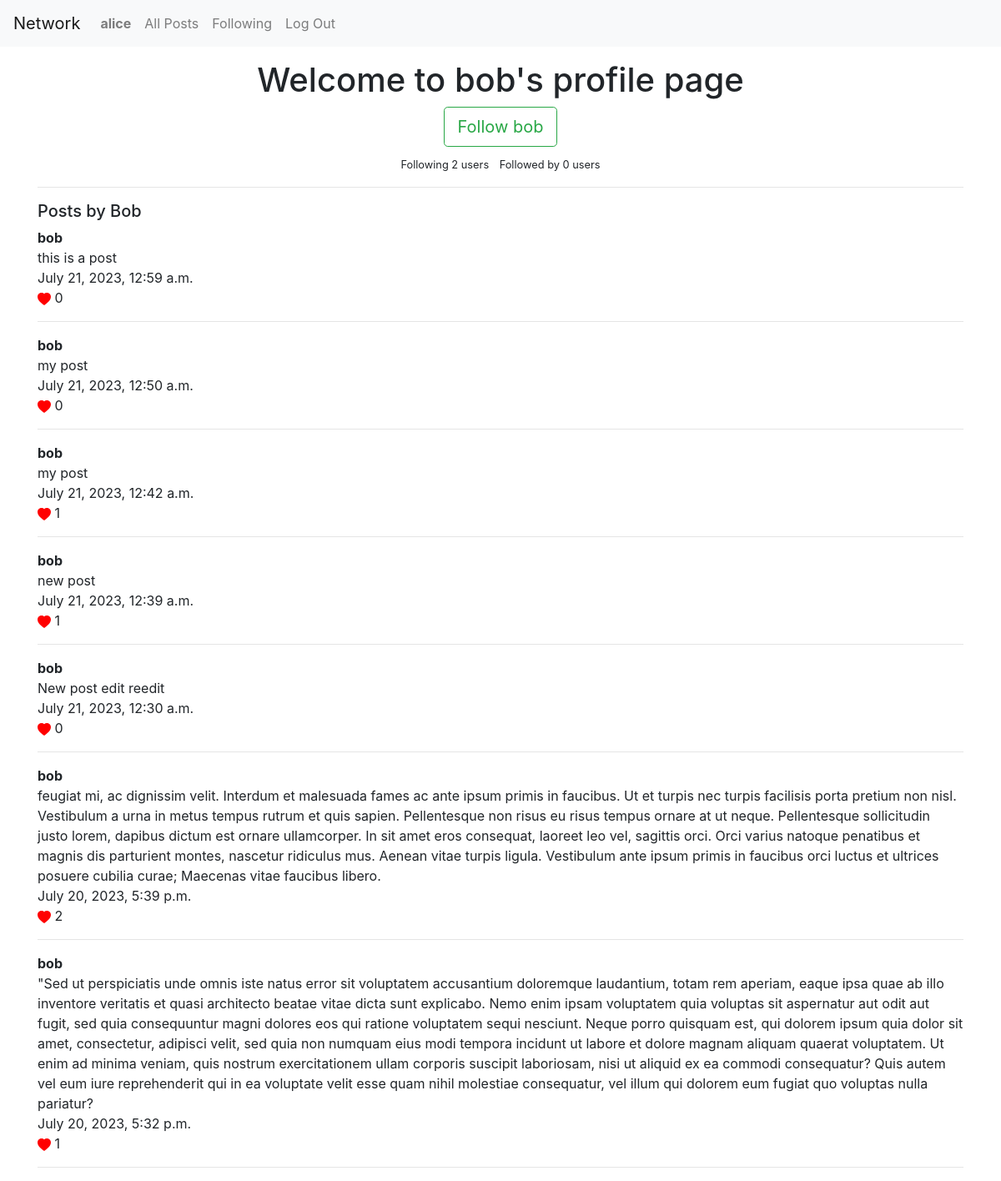
Screenshot of /profile/3 (signed in) with the database file from the repository.
### network/models.py (models this page shows, shortened)
class User(AbstractUser):
    pass

class Profile(models.Model):
    user = models.OneToOneField(User, on_delete=models.CASCADE)
    follows = models.ManyToManyField('self', related_name="followed_by", symmetrical=False, blank=True)
    def create_profile(sender, instance, created, **kwargs):
        if created:
            user_profile = Profile(user=instance)
            user_profile.save()
    post_save.connect(create_profile, sender=User)

class Post(models.Model):
    content = models.TextField(verbose_name='')
    user = models.ForeignKey(User, on_delete=models.CASCADE)
    comment = models.ForeignKey(Comment, on_delete=models.CASCADE, blank=True, null=True)
    pub_date = models.DateTimeField(auto_now_add=True)
    likes = models.ManyToManyField(User, related_name="post_like", blank=True)
    class Meta:
        ordering = ["-pub_date"]

### network/views.py (the view, shortened to what this page needs)
# urls.py: path('profile/<int:id>', views.profile, name='profile'),
def profile(request, id):
    if request.user.is_authenticated:
        try:
            profile = Profile.objects.get(id=id)
        except (KeyError, Profile.DoesNotExist):
            return render(request, "network/profile.html", {"error_message":"Error"})
        else:
            user_posts = profile.user.post_set.all()
            following = profile.follows.all()
        return render(request, "network/profile.html", {'profile': profile, 'user_posts': user_posts})
    return HttpResponseRedirect(reverse('login'))

### network/templates/network/profile.html (shortened to what this page needs)
{% extends "network/layout.html" %}
{% load crispy_forms_tags %}
{% block body %}
<div class="container">
    {% if profile %}
        {% if request.user.profile == profile %}
            <h1 class="text-center mt-3">Welcome to your profile page</h1>
        {% else %}
            <h1 class="text-center mt-3">Welcome to {{ profile.user.username }}'s profile page</h1>
            <form method="POST" class="my-2">
                <div class="col text-center">
                {% if profile in request.user.profile.follows.all %}
                <button class="btn btn-outline-danger btn-lg" type="submit" name="follow" value="unfollow">Unfollow {{ profile.user}}</button>
                {% else %}
                <button class="btn btn-outline-success btn-lg" type="submit" name="follow" value="follow">Follow {{ profile.user}}</button>
                {% endif %}
                </div>
            </form>
        {% endif %}
        <div class="text-center">
            <small class="mx-1">Following {{ profile.follows.count }} user{{ profile.follows.count|pluralize}}</small>
            <small class='mx-1'>Followed by {{ profile.followed_by.count }} user{{ profile.followed_by.count|pluralize }}</small>
        </div>
        <hr>
        {% if user_posts %}
            <p class="h5 my-2">Posts by {{ profile.user.username | capfirst}}</p>
            {% for post in user_posts %}
                <p class="m-0 font-weight-bolder">{{ post.user.username }}</p>
                <p class="m-0">{{ post.content }}</p>
                <p class="m-0">{{ post.pub_date }}</p>
                <a href="#" class="m-0">
                    <svg  xmlns="http://www.w3.org/2000/svg" width="16" height="16" fill="red" class="bi bi-heart-fill" viewBox="0 0 16 16">
                        <path fill-rule="evenodd" d="M8 1.314C12.438-3.248 23.534 4.735 8 15-7.534 4.736 3.562-3.248 8 1.314z"/>
                    </svg>
                </a>{{ post.likes.count }}
                <hr>
                {% endfor %}
        {% else %}
            <p class="h5 my-2">{{ profile.user.username|capfirst }} has no posts</p>
        {% endif %}
    {% else %}
        <h1>Profile Does not exist </h1>
        <a class="btn btn-primary btn-lg" href="{% url 'login' %}">Login</a> or <a class="btn btn-primary btn-lg" href="{% url 'register' %}">Register</a>
    {% endif %}
</div>
{% endblock %}

### network/templates/network/layout.html (shortened to what this page needs)
{% load static %}
<!DOCTYPE html>
<html lang="en">
    <head>
        <link rel="stylesheet" href="https://stackpath.bootstrapcdn.com/bootstrap/4.4.1/css/bootstrap.min.css">
        <link href="{% static 'network/styles.css' %}" rel="stylesheet">
    </head>
    <body>
        <nav class="navbar navbar-expand-lg navbar-light bg-light">
            <a class="navbar-brand" href="#">Network</a>
            <div>
              <ul class="navbar-nav mr-auto">
                {% if user.is_authenticated %}
                    <li class="nav-item">
                        <a class="nav-link" href="#"><strong>{{ user.username }}</strong></a>
                    </li>
                {% endif %}
                <li class="nav-item">
                  <a class="nav-link" href="{% url 'index' %}">All Posts</a>
                </li>
                {% if user.is_authenticated %}
                    <li class="nav-item">
                        <a class="nav-link" href="{% url 'following' %}">Following</a>
                    </li>
                    <li class="nav-item">
                        <a class="nav-link" href="{% url 'logout' %}">Log Out</a>
                    </li>
                {% endif %}
              </ul>
            </div>
          </nav>
        <div class="body">
            {% block body %}
            {% endblock %}
        </div>
    </body>
</html>

### rows the page displays
User: username "alice"
Profile: user.username "bob", user "bob", follows.count "2", followed_by.count "0", user.username "Bob"
Post: user.username "bob", content "this is a post", pub_date "July 21, 2023, 12:59 a.m.", likes.count "0"
Post: user.username "bob", content "my post", pub_date "July 21, 2023, 12:50 a.m.", likes.count "0"
Post: user.username "bob", content "my post", pub_date "July 21, 2023, 12:42 a.m.", likes.count "1"
Post: user.username "bob", content "new post", pub_date "July 21, 2023, 12:39 a.m.", likes.count "1"
Post: user.username "bob", content "New post edit reedit", pub_date "July 21, 2023, 12:30 a.m.", likes.count "0"
Post: user.username "bob", content "feugiat mi, ac dignissim velit. Interdum et malesuada fames ac ante ipsum primis in faucibus. Ut et turpis nec turpis facilisis porta pretium non nisl. Vestibulum a urna in metus tempus rutrum et quis sapien. Pellentesque non risus eu risus tempus ornare at ut neque. Pellentesque sollicitudin justo lorem, dapibus dictum est ornare ullamcorper. In sit amet eros consequat, laoreet leo vel, sagittis orci. Orci varius natoque penatibus et magnis dis parturient montes, nascetur ridiculus mus. Aenean vitae turpis ligula. Vestibulum ante ipsum primis in faucibus orci luctus et ultrices posuere cubilia curae; Maecenas vitae faucibus libero.", pub_date "July 20, 2023, 5:39 p.m.", likes.count "2"
Post: user.username "bob", content "\"Sed ut perspiciatis unde omnis iste natus error sit voluptatem accusantium doloremque laudantium, totam rem aperiam, eaque ipsa quae ab illo inventore veritatis et quasi architecto beatae vitae dicta sunt explicabo. Nemo enim ipsam voluptatem quia voluptas sit aspernatur aut odit aut fugit, sed quia consequuntur magni dolores eos qui ratione voluptatem sequi nesciunt. Neque porro quisquam est, qui dolorem ipsum quia dolor sit amet, consectetur, adipisci velit, sed quia non numquam eius modi tempora incidunt ut labore et dolore magnam aliquam quaerat voluptatem. Ut enim ad minima veniam, quis nostrum exercitationem ullam corporis suscipit laboriosam, nisi ut aliquid ex ea commodi…", pub_date "July 20, 2023, 5:32 p.m.", likes.count "1"
